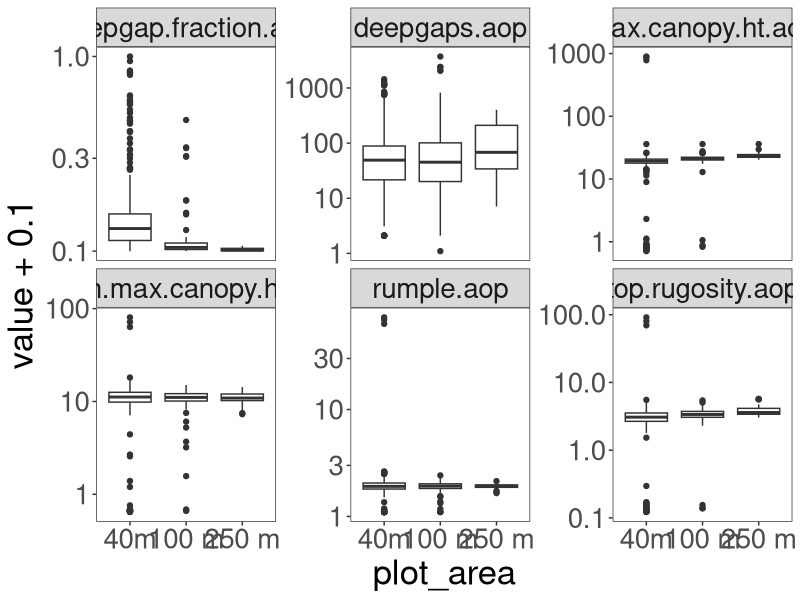

The R script that drew this image:

library(ggplot2)


# pull in different plot areas and graph them.
m40<-read.csv("output_data/40m_plot_area.csv")
m100<-read.csv("output_data/100m_plot_area.csv")
m250<-read.csv("output_data/250m_plot_area.csv")
m500<-read.csv("output_data/500m_plot_area.csv")



fsd<-rbind(m40,m100, m250,m500)
fsd$plot_area<-factor(fsd$plot_area, levels=c("40m","100 m", "250 m","500 m"))
table(fsd$metric)

head(fsd)
library(tidyr)
spr<-spread(fsd, "metric","value")
names(spr)

sp<-spr[ ,c(2,3,4,6,7,10,11,12,14)]

head(sp)

use<-gather(sp, "metric","value",4:9)


ggplot(use, aes(x=plot_area, y=value+0.1))+geom_boxplot()+facet_wrap(~metric, scales="free_y")+scale_y_log10()+
  theme_bw()+theme(panel.grid.major = element_blank(), panel.grid.minor = element_blank())+theme(text=element_text(size=25))


